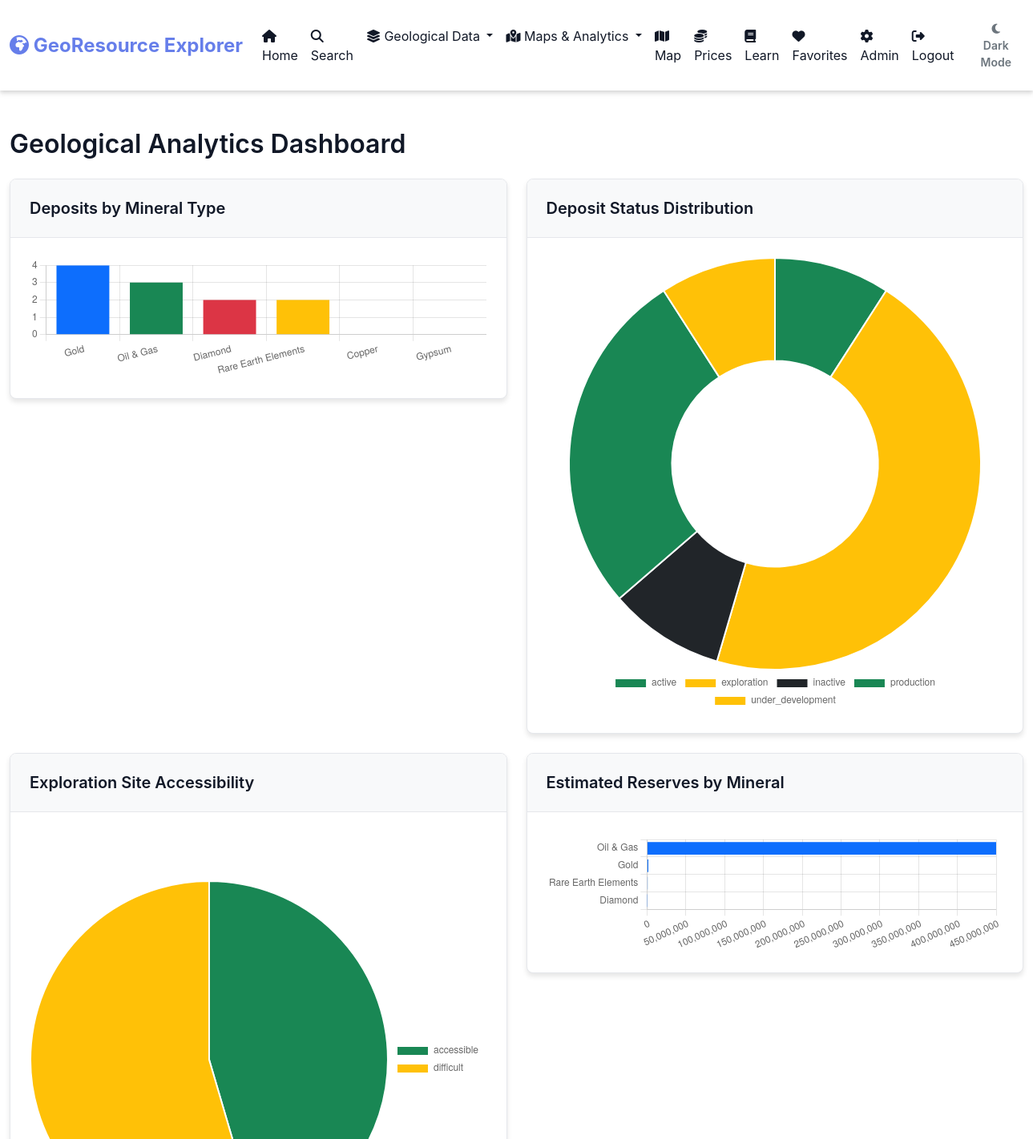
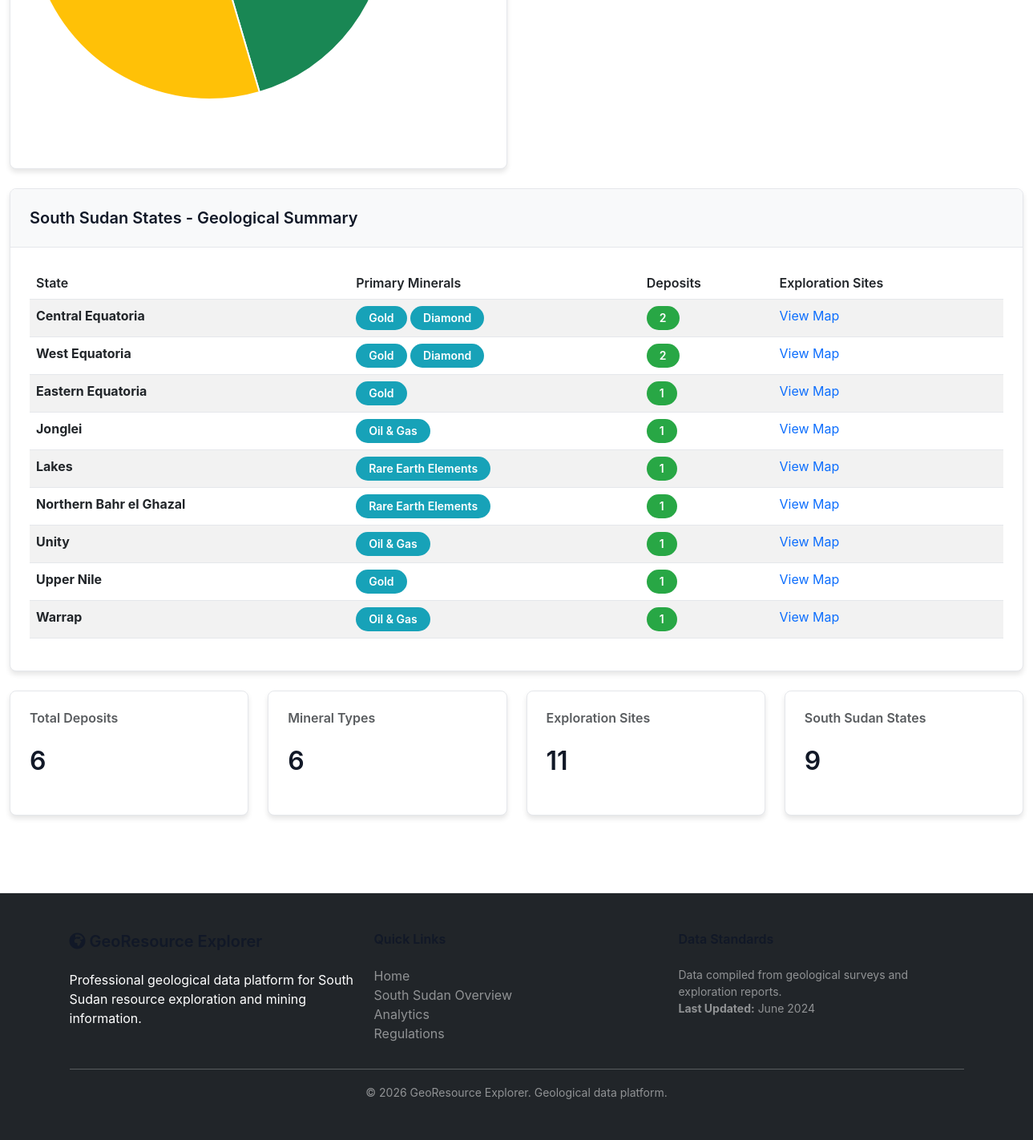
The page /analytics (signed in) on the database as committed earlier (2 pictures, top to bottom).
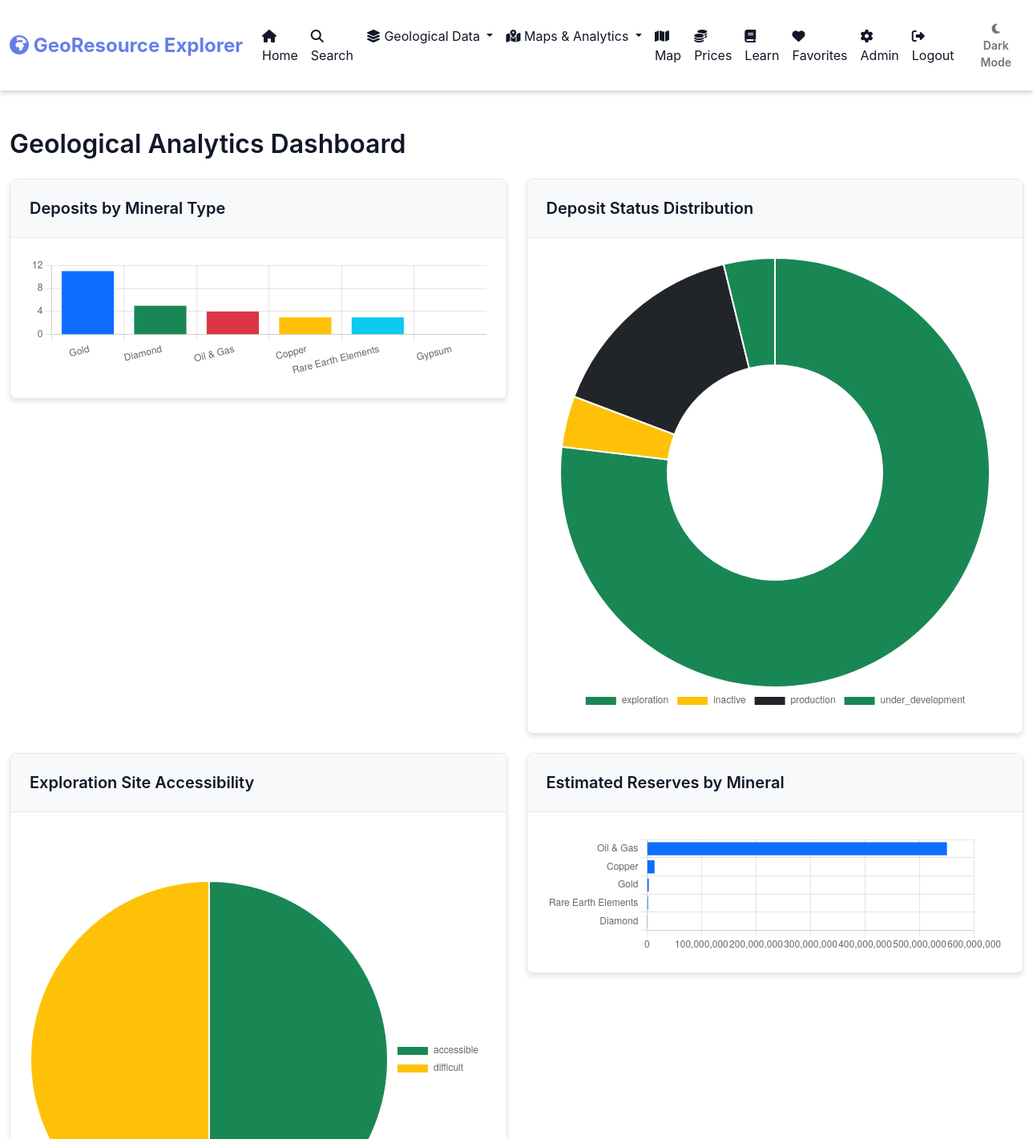
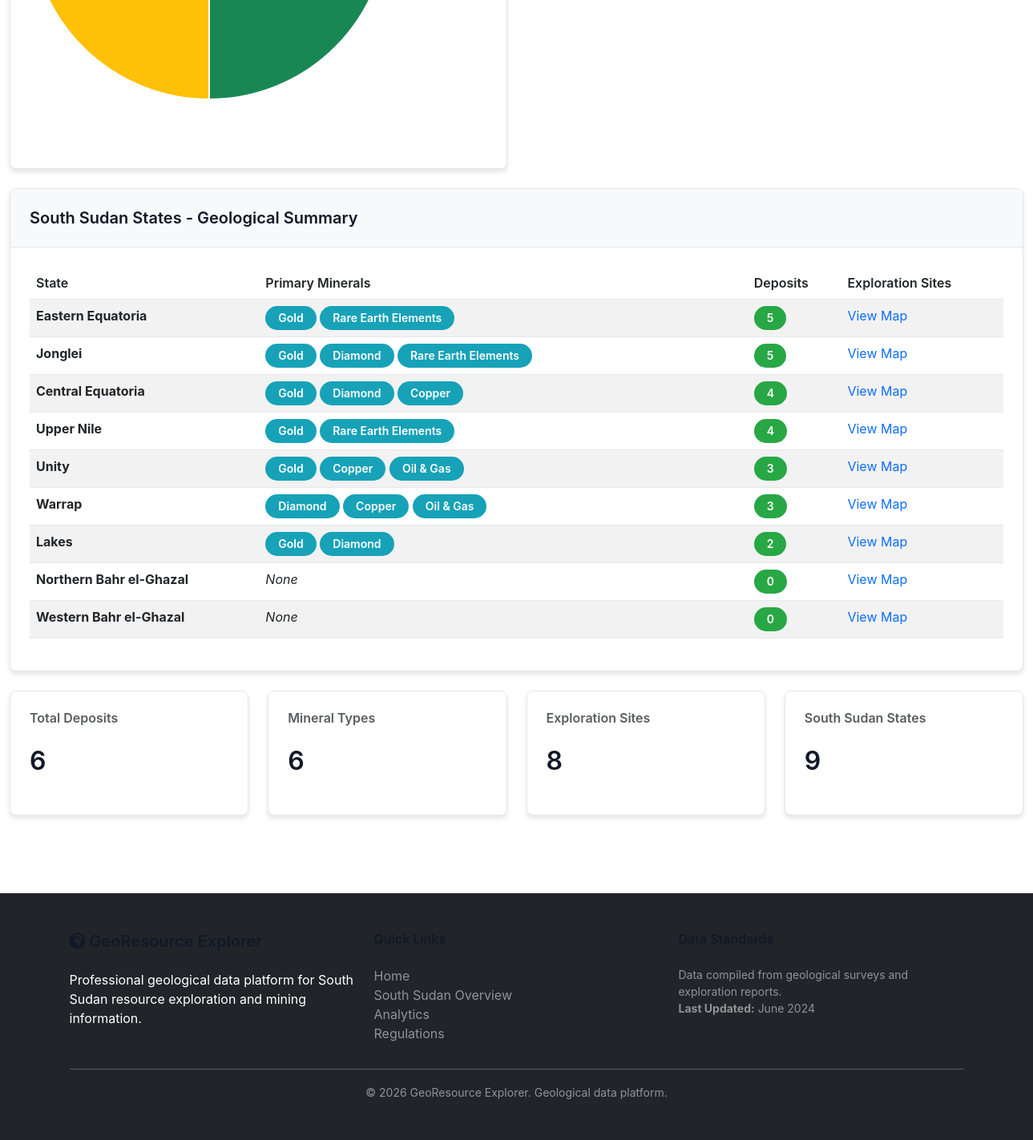
The same page on the database as committed later (2 pictures, top to bottom).
### tables this page shows
CREATE TABLE ss_states (
            id INTEGER PRIMARY KEY AUTOINCREMENT,
            name TEXT UNIQUE NOT NULL,
            capital TEXT,
            area_km2 REAL,
            population INTEGER,
            primary_minerals TEXT,
            geological_description TEXT,
            latitude REAL,
            longitude REAL
        );

CREATE TABLE mineral_types (
            id INTEGER PRIMARY KEY AUTOINCREMENT,
            name TEXT UNIQUE NOT NULL,
            category TEXT,
            description TEXT
        );

### app/mapping.py (the view)
    @app.route("/analytics")
    @login_required
    def analytics():
        db = get_db()
        mineral_stats = db.execute("""
            SELECT mt.name, COUNT(d.id) as count,
                   ROUND(SUM(d.estimated_reserves_tonnes)) as total_reserves
            FROM mineral_types mt
            LEFT JOIN deposits d ON d.mineral_type_id = mt.id
            GROUP BY mt.id, mt.name
            ORDER BY count DESC
        """).fetchall()
        mineral_stats = [dict(m) for m in mineral_stats]
        status_stats = db.execute("""
            SELECT status, COUNT(*) as count
            FROM deposits
            GROUP BY status
        """).fetchall()
        status_stats = [dict(s) for s in status_stats]
        state_minerals = db.execute("""
            SELECT s.name as state,
                   GROUP_CONCAT(DISTINCT mt.name) as minerals,
                   COUNT(DISTINCT d.id) as deposit_count
            FROM ss_states s
            LEFT JOIN deposits d ON d.region = s.name
            LEFT JOIN mineral_types mt ON d.mineral_type_id = mt.id
            GROUP BY s.id, s.name
            ORDER BY deposit_count DESC
        """).fetchall()
        state_minerals = [dict(s) for s in state_minerals]
        accessibility_stats = db.execute("""
            SELECT accessibility, COUNT(*) as count
            FROM ss_exploration_sites
            GROUP BY accessibility
        """).fetchall()
        accessibility_stats = [dict(a) for a in accessibility_stats]
        return render_template("analytics.html",
                             mineral_stats=mineral_stats,
                             status_stats=status_stats,
                             state_minerals=state_minerals,
                             accessibility_stats=accessibility_stats)

### app/__init__.py (called while the page is built)
def create_app():
    instance_path = os.path.dirname(os.path.dirname(__file__))
    app = Flask(__name__,
                template_folder=os.path.join(instance_path, 'templates'),
                static_folder=os.path.join(instance_path, 'static'))
    app.secret_key = "your_secret_key_here"
    @app.context_processor
    def inject_admin():
        return dict(is_admin=is_admin())
    from .routes import register_routes
    register_routes(app)
    return app

### app/db.py (called while the page is built)
def get_db():
    db_path = os.path.join(os.path.dirname(os.path.dirname(__file__)), 'minerals.db')
    conn = sqlite3.connect(db_path, check_same_thread=False)
    conn.row_factory = sqlite3.Row
    return conn

### app/helpers.py (called while the page is built)
def login_required(f):
    @wraps(f)
    def decorated_function(*args, **kwargs):
        if session.get("user_id") is None:
            return redirect("/login")
        return f(*args, **kwargs)
    return decorated_function

### app/utils.py (called while the page is built)
def is_admin():
    if "user_id" not in session:
        return False
    db = get_db()
    user = db.execute(
        "SELECT is_admin FROM users WHERE id = ?",
        (session["user_id"],)
    ).fetchone()
    return user and user["is_admin"] == 1

### templates/analytics.html (shortened to what the changed rows need)
{% extends "layout.html" %}
{% block content %}
<div class="container-fluid mt-4">
    <h2 class="mb-4">Geological Analytics Dashboard</h2>
    <div class="row">
        <div class="col-lg-6 mb-4">
            <div class="card">
                <div class="card-body">
                    <canvas id="mineralChart" height="80"></canvas>
                </div>
            </div>
        </div>
        <div class="col-lg-6 mb-4">
            <div class="card">
                <div class="card-body">
                    <canvas id="statusChart" height="80"></canvas>
                </div>
            </div>
        </div>
    </div>
    <div class="row">
        <div class="col-lg-6 mb-4">
            <div class="card">
                <div class="card-body">
                    <canvas id="accessibilityChart" height="80"></canvas>
                </div>
            </div>
        </div>
        <div class="col-lg-6 mb-4">
            <div class="card">
                <div class="card-body">
                    <canvas id="reservesChart" height="80"></canvas>
                </div>
            </div>
        </div>
    </div>
    <div class="row">
        <div class="col-12 mb-4">
            <div class="card">
                <div class="card-body">
                    <div class="table-responsive">
                        <table class="table table-striped table-hover">
                            <thead>
                                <tr>
                                    <th>State</th>
                                    <th>Primary Minerals</th>
                                    <th>Deposits</th>
                                    <th>Exploration Sites</th>
                                </tr>
                            </thead>
                            <tbody>
                                {% for state in state_minerals %}
                                <tr>
                                    <td><strong>{{ state.state }}</strong></td>
                                    <td>
                                        {% if state.minerals %}
                                            {% set mineral_list = state.minerals.split(',') %}
                                            {% for mineral in mineral_list[:3] %}
                                                <span class="badge badge-info">{{ mineral.strip() }}</span>
                                            {% endfor %}
                                            {% if mineral_list|length > 3 %}
                                                <span class="badge badge-secondary">+{{ mineral_list|length - 3 }} more</span>
                                            {% endif %}
                                        {% else %}
                                            <em>None</em>
                                        {% endif %}
                                    </td>
                                    <td>
                                        <span class="badge badge-success">{{ state.deposit_count }}</span>
                                    </td>
                                    <td>
                                        <a href="/map/sudan" class="text-primary">View Map</a>
                                    </td>
                                </tr>
                                {% endfor %}
                            </tbody>
                        </table>
                    </div>
                </div>
            </div>
        </div>
    </div>
    <div class="row">
        <div class="col-md-3 mb-4">
            <div class="card">
                <div class="card-body">
                    <h2>{{ mineral_stats|length }}</h2>
                </div>
            </div>
        </div>
        <div class="col-md-3 mb-4">
            <div class="card">
                <div class="card-body">
                    <h2>{{ mineral_stats|length }}</h2>
                </div>
            </div>
        </div>
        <div class="col-md-3 mb-4">
            <div class="card">
                <div class="card-body">
                    <h6 class="text-muted">Exploration Sites</h6>
                    <h2>{{ accessibility_stats|map(attribute='count')|sum }}</h2>
                </div>
            </div>
        </div>
        <div class="col-md-3 mb-4">
            <div class="card">
                <div class="card-body">
                    <h2>{{ state_minerals|length }}</h2>
                </div>
            </div>
        </div>
    </div>
</div>
{% endblock %}

Rows that differ between the two databases and show on the page:
removed ss_states: state "West Equatoria", deposit_count "2", mineral_types (strip "Gold"), mineral_types (strip "Diamond")
changed ss_states "Eastern Equatoria": gains mineral_types (strip "Rare Earth Elements"); deposit_count "1" → "5"
changed ss_states "Jonglei": gains mineral_types (strip "Gold"); gains mineral_types (strip "Diamond"); gains mineral_types (strip "Rare Earth Elements"); deposit_count "1" → "5"; loses mineral_types (strip "Oil & Gas")
changed ss_states "Central Equatoria": gains mineral_types (strip "Copper"); deposit_count "2" → "4"; moves down the list
changed ss_states "Upper Nile": gains mineral_types (strip "Rare Earth Elements"); deposit_count "1" → "4"; moves up the list
changed ss_states "Unity": gains mineral_types (strip "Copper"); gains mineral_types (strip "Gold"); deposit_count "1" → "3"; moves up the list
changed ss_states "Warrap": gains mineral_types (strip "Copper"); gains mineral_types (strip "Diamond"); deposit_count "1" → "3"; moves up the list
changed ss_states "Lakes": gains mineral_types (strip "Gold"); gains mineral_types (strip "Diamond"); deposit_count "1" → "2"; loses mineral_types (strip "Rare Earth Elements")
changed ss_states: state "Northern Bahr el Ghazal" → "Northern Bahr el-Ghazal"; deposit_count "1" → "0"; loses mineral_types (strip "Rare Earth Elements"); now shows "None"
added ss_states: state "Western Bahr el-Ghazal", shows "None", deposit_count "0"
Other text that changed with them:
chart data {{ status_stats|tojson }}: [{"count": 1, "status": "active"}, {"count": 5, "status": "exploration"}, {"count": 1, "status": "inactive"}, {"count": 3, "status": "production"}, {"count": 1, "status": "under_development"}] → [{"count": 20, "status": "exploration"}, {"count": 1, "status": "inactive"}, {"count": 4, "status": "production"}, {"count": 1, "status": "under_development"}]
chart data {{ accessibility_stats|tojson }}: [{"accessibility": "accessible", "count": 5}, {"accessibility": "difficult", "count": 6}] → [{"accessibility": "accessible", "count": 4}, {"accessibility": "difficult", "count": 4}]
{{ accessibility_stats|map(attribute='count')|sum }}: "11" → "8"
